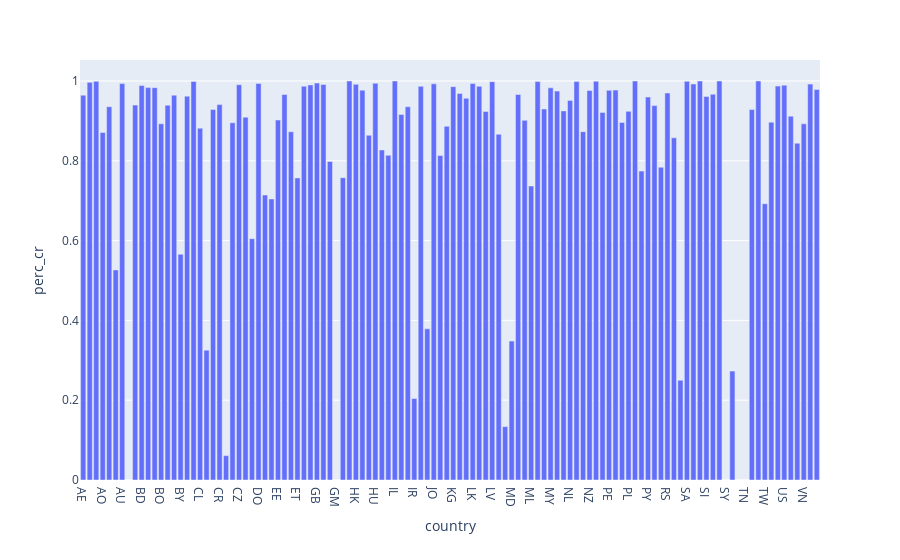

This figure's notebook cell:
### Code cell
frame = frame.groupby('country').sum()
frame =frame.apply(lambda x: pd.to_numeric(x, errors='coerce'))
frame['perc_cr'] = (frame['on-crossref']/frame['doi-num'])
fig = px.bar(frame,x=frame.index,y='perc_cr')
fig.show()

### Figure 1 — Plotly figure (JSON) as saved in the notebook; plotly's stock layout.template omitted (floating-point values rounded to 4 significant figures)
{"data": [{"alignmentgroup": "True", "hovertemplate": "country=%{x}<br>perc_cr=%{y}<extra></extra>", "legendgroup": "", "marker": {"color": "#636efa", "pattern": {"shape": ""}}, "name": "", "offsetgroup": "", "orientation": "v", "showlegend": false, "textposition": "auto", "type": "bar", "x": ["AE", "AL", "AM", "AO", "AR", "AT", "AU", "AZ", "BA", "BD", "BE", "BG", "BO", "BR", "BS", "BY", "CA", "CH", "CL", "CN", "CO", "CR", "CU", "CY", "CZ", "DE", "DK", "DO", "DZ", "EC", "EE", "EG", "ES", "ET", "FI", "FR", "GB", "GE", "GH", "GM", "GR", "GT", "HK", "HN", "HR", "HU", "ID", "IE", "IL", "IN", "IQ", "IR", "IS", "IT", "JO", "JP", "KE", "KG", "KR", "KZ", "LK", "LT", "LU", "LV", "LY", "MA", "MD", "ME", "MK", "ML", "MN", "MX", "MY", "NG", "NI", "NL", "NO", "NP", "NZ", "OM", "PA", "PE", "PH", "PK", "PL", "PR", "PT", "PY", "QA", "RO", "RS", "RU", "RW", "SA", "SE", "SG", "SI", "SK", "SS", "SY", "TH", "TM", "TN", "TR", "TT", "TW", "UA", "UG", "US", "UY", "VE", "VN", "YE", "ZA"], "xaxis": "x", "y": [0.9646, 0.9966, 0.9991, 0.871, 0.9357, 0.5266, 0.9935, 0, 0.9396, 0.9885, 0.9835, 0.9833, 0.8927, 0.9394, 0.9645, 0.5658, 0.962, 0.9988, 0.8818, 0.3254, 0.9285, 0.9409, 0.06102, 0.8953, 0.9907, 0.9093, 0.6049, 0.9938, 0.7143, 0.7043, 0.9022, 0.9661, 0.8728, 0.7572, 0.9868, 0.9902, 0.9947, 0.9914, 0.7982, 0, 0.7577, 1, 0.9917, 0.9771, 0.8639, 0.9944, 0.8271, 0.8137, 1, 0.9162, 0.9355, 0.2042, 0.9866, 0.3789, 0.9929, 0.8132, 0.8864, 0.9859, 0.9685, 0.9567, 0.9938, 0.9867, 0.9237, 0.9983, 0.8667, 0.1338, 0.3481, 0.9661, 0.9013, 0.7368, 0.9985, 0.93, 0.9828, 0.9747, 0.9251, 0.9514, 0.9985, 0.873, 0.9761, 0.9993, 0.9213, 0.9765, 0.9772, 0.8962, 0.924, 1, 0.7742, 0.9599, 0.9383, 0.7839, 0.97, 0.8576, 0.25, 0.9991, 0.9927, 1, 0.961, 0.9668, 1, 0, 0.2731, 0, 0, 0.9283, 1, 0.6925, 0.8968, 0.9872, 0.9896, 0.9119, 0.8441, 0.8927, 0.9922, 0.9787], "yaxis": "y"}], "layout": {"barmode": "relative", "legend": {"tracegroupgap": 0}, "margin": {"t": 60}, "xaxis": {"anchor": "y", "domain": [0, 1], "title": {"text": "country"}}, "yaxis": {"anchor": "x", "domain": [0, 1], "title": {"text": "perc_cr"}}}}
